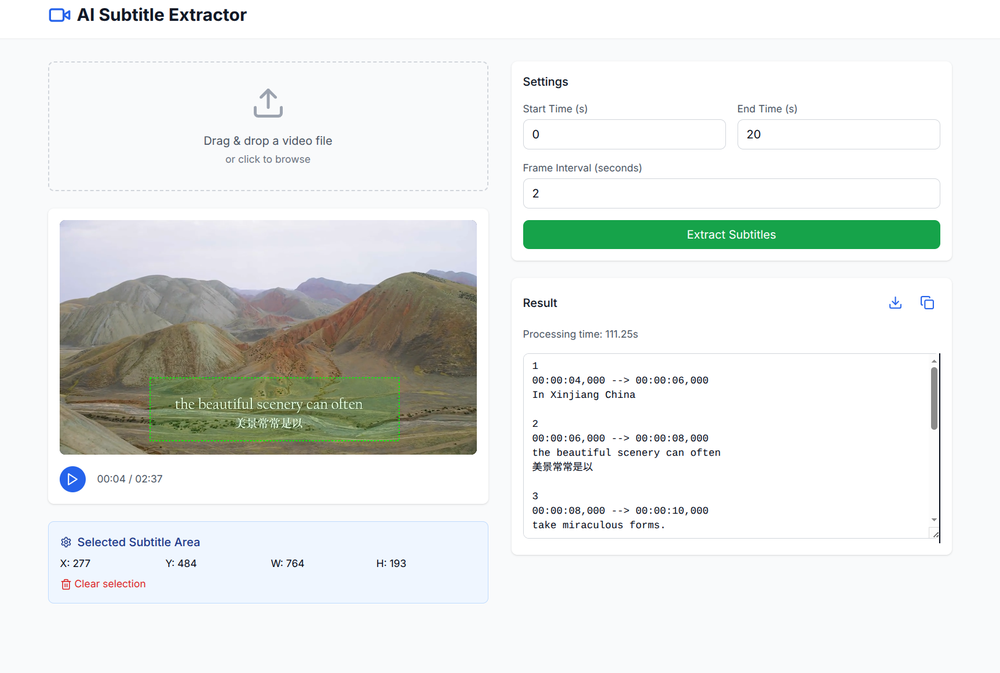
#> input picture ai_subtitle_screen.png, 1000 x 673 px, shrunk from 1726 x 1162 before the run
$ python -i ocr_service.py   (imports and definitions only)
#> lines starting #> are read from the running program, lines starting #| are printed output that depends on the picture; after the words box and inside, x2 and y2 are one past the last pixel; in counts of white or black regions, pixels touching at a corner belong together
#> further down, picture is the input picture: shape (673, 1000, 3); mean B, G, R 230.3, 232.8, 229.7
import base64
import logging
import os
from ollama import Client
import numpy as np
import cv2
import tempfile
from typing import Optional

logger = logging.getLogger(__name__)

OLLAMA_HOST = os.environ.get("OLLAMA_BASE_URL", "http://localhost:11434").rstrip('/')

# [1 line that did not run here, left out]

class OCRService:
    def __init__(self, model_name: str = "qwen2.5vl:3b"):
        self.model_name = model_name
        logger.info(f"OCRService initialized with model: {model_name}, host: {OLLAMA_HOST}")

    def preprocess_image(self, image: np.ndarray) -> np.ndarray:
        logger.debug(f"Preprocessing image, shape: {image.shape}")

        if len(image.shape) == 3:
            gray = cv2.cvtColor(image, cv2.COLOR_BGR2GRAY)
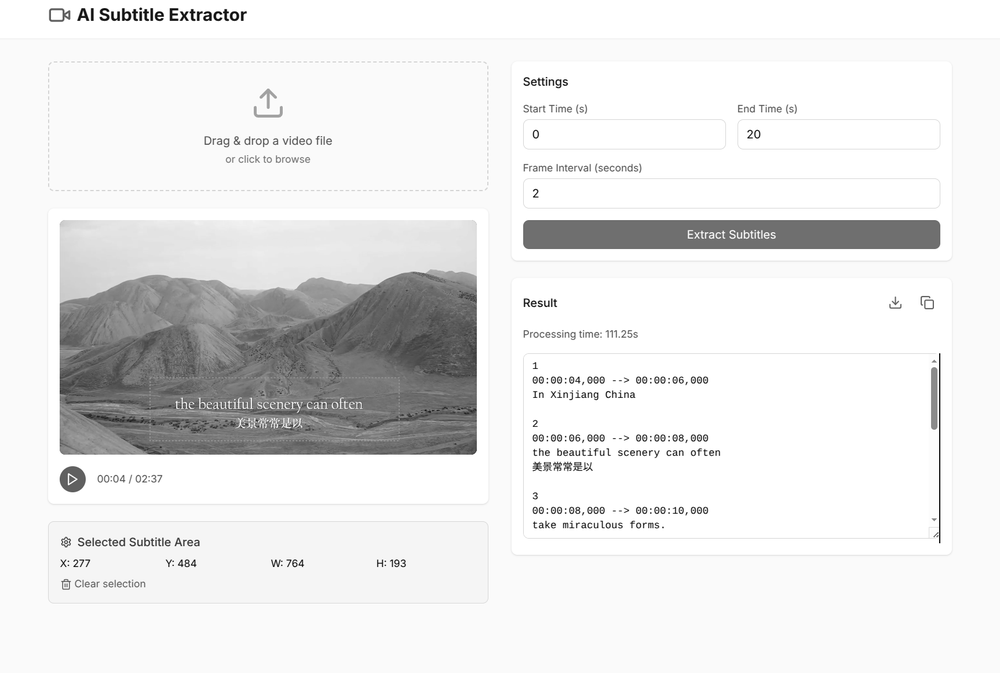
#> gray: shape (673, 1000); min 0, max 255, mean 231.7
            logger.debug(f"Converted to grayscale: {gray.shape}")
        else:
            gray = image

        binary = cv2.adaptiveThreshold(
            gray, 255,
            cv2.ADAPTIVE_THRESH_MEAN_C,
            cv2.THRESH_BINARY_INV,
            11, 2
        )
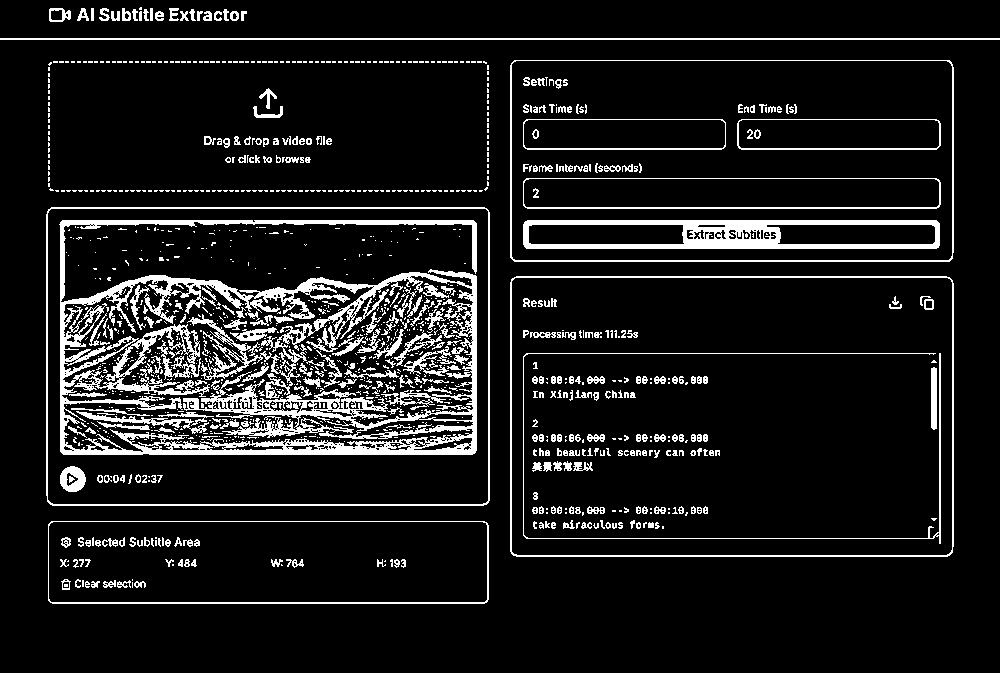
#> binary: shape (673, 1000); 10.4% white; 1226 white regions (886 under 20 px), largest, box (x1, y1, x2, y2) and area: (59, 220, 477, 455) 27202, (523, 220, 940, 249) 5723, (46, 207, 490, 506) 2923
        logger.debug(f"Applied adaptive threshold, shape: {binary.shape}")

        kernel = np.ones((2, 2), np.uint8)
        cleaned = cv2.morphologyEx(binary, cv2.MORPH_OPEN, kernel)
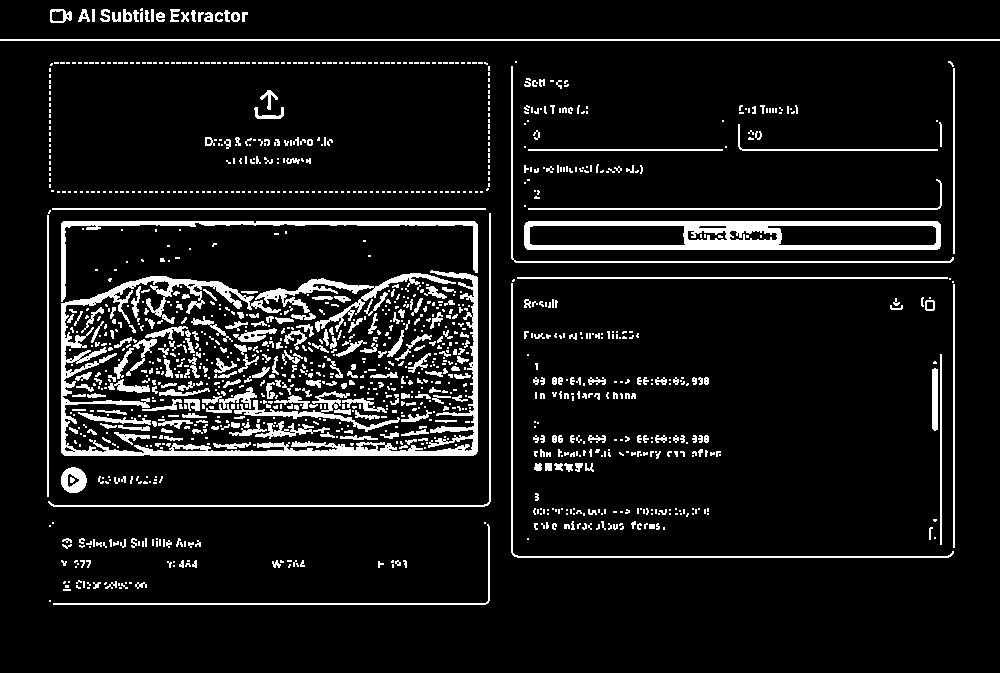
#> cleaned: shape (673, 1000); 8.8% white; 1292 white regions (938 under 20 px), largest, box (x1, y1, x2, y2) and area: (61, 270, 478, 456) 9078, (524, 221, 941, 250) 5620, (61, 221, 478, 302) 2545
        logger.debug(f"Morphology cleanup complete, shape: {cleaned.shape}")

        return cleaned

    # [47 lines left out: function recognize_text, not called in this run]

>>> import cv2
>>> picture = cv2.imread('../../../ai_subtitle_screen.png')
>>> result = OCRService().preprocess_image(picture)
